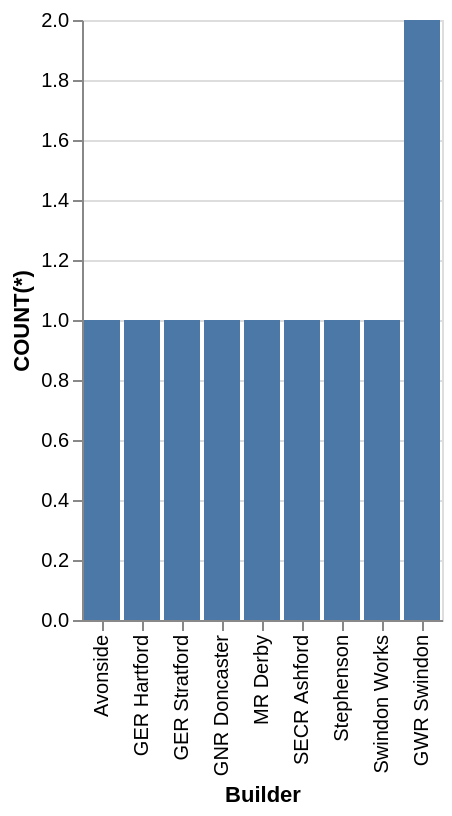

Describe this chart as a Vega-Lite specification.
### Vega-Lite specification from a JSON file in a GitHub repository (floating-point values rounded to 4 significant figures)
{"data": {"values": [{"x_data": "Avonside", "y_data": 1}, {"x_data": "GER Hartford", "y_data": 1}, {"x_data": "GER Stratford", "y_data": 1}, {"x_data": "GNR Doncaster", "y_data": 1}, {"x_data": "MR Derby", "y_data": 1}, {"x_data": "SECR Ashford", "y_data": 1}, {"x_data": "Stephenson", "y_data": 1}, {"x_data": "Swindon Works", "y_data": 1}, {"x_data": "GWR Swindon", "y_data": 2}]}, "mark": "bar", "encoding": {"x": {"field": "x_data", "type": "nominal", "title": "Builder", "sort": {"op": "sum", "field": "y_data", "order": "ascending"}}, "y": {"field": "y_data", "type": "quantitative", "title": "COUNT(*)"}}}
